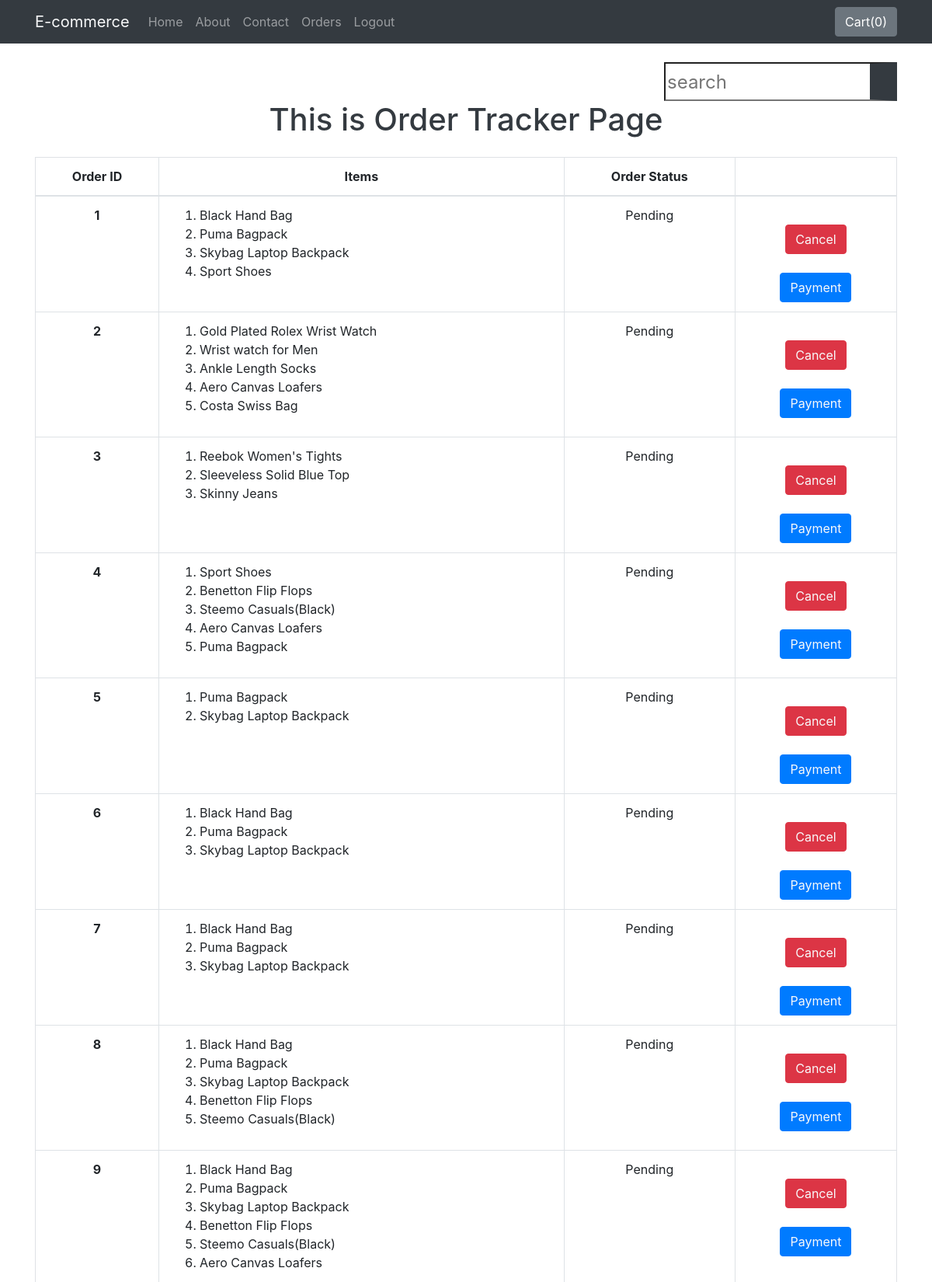
The app's page /tracker/ (signed in, upper part) with its own data.
### shop/models.py (models this page shows, shortened)
class Orders(models.Model):
    order_id = models.AutoField(primary_key=True)
    user_id = models.ForeignKey(UserInfo, related_name="user_order", on_delete=models.CASCADE)
    no_of_items = models.IntegerField(default=0)
    order_status = models.CharField(max_length=12, choices=ORDER_STATUS, default='Pending')
    total_price = models.IntegerField(default=0)
    pub_date_time = models.DateTimeField(default=timezone.now)
    name = models.CharField(max_length=70)
    email = models.CharField(max_length=70)
    address = models.CharField(max_length=200)
    city = models.CharField(max_length=70)
    state = models.CharField(max_length=70)
    zip_code = models.CharField(max_length=10)
    phone = models.CharField(max_length=10, validators=[RegexValidator('^[6-9]{1}[0-9]{9}$','Enter a valid mobile number')])
    def __str__(self):
        return str(self.order_id)
    def order_items(self):
        return self.order.all()

class OrderItems(models.Model):
    order_id = models.ForeignKey(Orders, related_name='order', on_delete=models.CASCADE)
    product_id = models.ForeignKey(Product, related_name='product', on_delete=models.CASCADE)
    quantity = models.IntegerField()
    price = models.IntegerField()
    def product(self):
        name = self.product_id.product_name
        id = self.product_id_id
        url = reverse('Products', kwargs={'myid':id})
        return format_html('<a href='+ url +'>'+ name +'</a>')

class Product(models.Model):
    product_id = models.AutoField
    product_name = models.CharField(max_length=50)
    category = models.CharField(max_length=30, default="")
    sub_category = models.CharField(max_length=30, default="")
    price = models.IntegerField(default=0)
    desc = models.CharField(max_length=200)
    pub_date = models.DateField()
    image = models.ImageField(upload_to="shop/images/", default="")

### shop/views.py (the view)
# urls.py: path('tracker/', views.tracker, name="TrackingStatus"),
@login_required
def tracker(request):
    userinfo = UserInfo.objects.get(user=request.user.id)
    orders = Orders.objects.filter(user_id=userinfo)
    return render(request,'shop/tracker.html', {'orders': orders})

### shop/templates/shop/tracker.html (shortened to what this page needs)
{% extends 'shop/basic.html' %}
{% block body %}
<div class="container my-4">
    <div class="ml-auto text-right">
    <form class="" action="" method="get">
        <input type="text" class="search" name="search" id="search" placeholder="search">
    </form>
        </div>
    <h1 class="text-dark text-center">This is Order Tracker Page</h1>
    <table class="table table-bordered table-hover mt-4" id="orders">
        <thead class="text-center">
            <tr>
                <th scope="col" class="">Order ID</th>
                <th scope="col" class="">Items</th>
                <th scope="col" class="">Order Status</th>
                <th scope="col" class=""></th>
            </tr>
        </thead>
        <tbody class="">
        {% for item in orders %}
        <tr>
            <th scope="row" class="text-center">{{ item }}</th>
            <td class="">
                <ol class="list">
                    {% for i in item.order_items %}
                    <li class="list-items">{{ i.product_id.product_name }}</li>
                    {% endfor %}
                </ol>
            </td>
            <td class="text-center">{{ item.order_status }}</td>
            <td class="text-center">
                {% if item.order_status == 'Pending' or item.order_status == 'Booked' %}
                <button class="btn btn-danger text-light my-4" type="submit" value="delete">Cancel</button><br>
                <button class="btn btn-primary text-light" type="submit" value="payment">Payment</button>
                {% endif %}
            </td>
        </tr>
        {% endfor %}
        </tbody>
    </table>
</div>
{% endblock %}

### shop/static/shop/css/style.css (style rules this page uses)
h1 { color : red; }

### records on screen
Orders: order_id "1", order_status "Pending", shows "Cancel"
OrderItems: product_id.product_name "Black Hand Bag"
OrderItems: product_id.product_name "Puma Bagpack"
OrderItems: product_id.product_name "Skybag Laptop Backpack"
OrderItems: product_id.product_name "Sport Shoes"
Orders: order_id "2", order_status "Pending", shows "Cancel"
OrderItems: product_id.product_name "Gold Plated Rolex Wrist Watch"
OrderItems: product_id.product_name "Wrist watch for Men"
OrderItems: product_id.product_name "Ankle Length Socks"
OrderItems: product_id.product_name "Aero Canvas Loafers"
OrderItems: product_id.product_name "Costa Swiss Bag"
Orders: order_id "3", order_status "Pending", shows "Cancel"
OrderItems: product_id.product_name "Reebok Women's Tights"
OrderItems: product_id.product_name "Sleeveless Solid Blue Top"
OrderItems: product_id.product_name "Skinny Jeans"
Orders: order_id "4", order_status "Pending", shows "Cancel"
OrderItems: product_id.product_name "Sport Shoes"
OrderItems: product_id.product_name "Benetton Flip Flops"
OrderItems: product_id.product_name "Steemo Casuals(Black)"
OrderItems: product_id.product_name "Aero Canvas Loafers"
OrderItems: product_id.product_name "Puma Bagpack"
Orders: order_id "5", order_status "Pending", shows "Cancel"
OrderItems: product_id.product_name "Puma Bagpack"
OrderItems: product_id.product_name "Skybag Laptop Backpack"
Orders: order_id "6", order_status "Pending", shows "Cancel"
OrderItems: product_id.product_name "Black Hand Bag"
OrderItems: product_id.product_name "Puma Bagpack"
OrderItems: product_id.product_name "Skybag Laptop Backpack"
Orders: order_id "7", order_status "Pending", shows "Cancel"
OrderItems: product_id.product_name "Black Hand Bag"
OrderItems: product_id.product_name "Puma Bagpack"
OrderItems: product_id.product_name "Skybag Laptop Backpack"
Orders: order_id "8", order_status "Pending", shows "Cancel"
OrderItems: product_id.product_name "Black Hand Bag"
OrderItems: product_id.product_name "Puma Bagpack"
OrderItems: product_id.product_name "Skybag Laptop Backpack"
OrderItems: product_id.product_name "Benetton Flip Flops"
OrderItems: product_id.product_name "Steemo Casuals(Black)"
Orders: order_id "9", order_status "Pending", shows "Cancel"
OrderItems: product_id.product_name "Black Hand Bag"
OrderItems: product_id.product_name "Puma Bagpack"
OrderItems: product_id.product_name "Skybag Laptop Backpack"
OrderItems: product_id.product_name "Benetton Flip Flops"
OrderItems: product_id.product_name "Steemo Casuals(Black)"
OrderItems: product_id.product_name "Aero Canvas Loafers"
